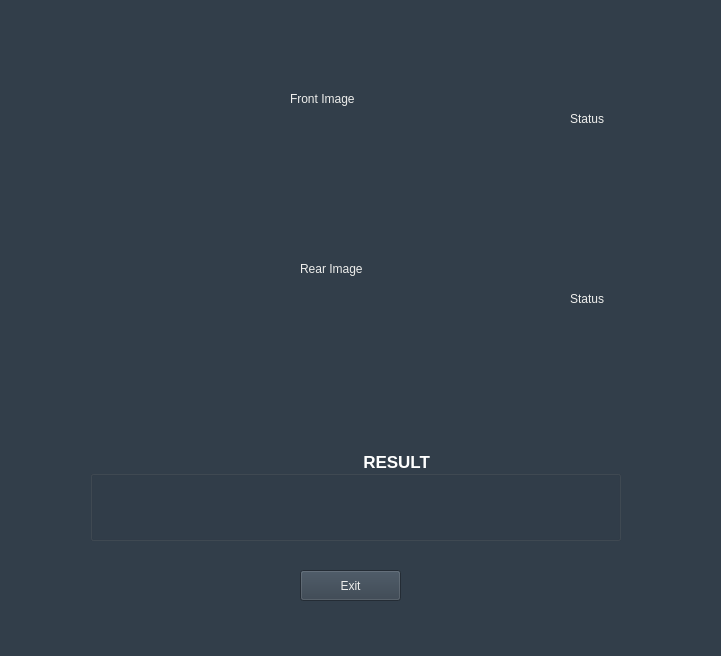
<?xml version="1.0" encoding="UTF-8"?>
<ui version="4.0">
 <class>MainWindow</class>
 <widget class="QMainWindow" name="MainWindow">
  <property name="geometry">
   <rect>
    <x>0</x>
    <y>0</y>
    <width>721</width>
    <height>656</height>
   </rect>
  </property>
  <property name="windowTitle">
   <string>Result</string>
  </property>
  <property name="styleSheet">
   <string notr="true">background-color: rgb(50,62,74,255);</string>
  </property>
  <widget class="QWidget" name="centralwidget">
   <widget class="QLabel" name="label">
    <property name="geometry">
     <rect>
      <x>-30</x>
      <y>0</y>
      <width>791</width>
      <height>71</height>
     </rect>
    </property>
    <property name="text">
     <string/>
    </property>
    <property name="pixmap">
     <pixmap>../assets/Logo.png</pixmap>
    </property>
   </widget>
   <widget class="QLabel" name="label_2">
    <property name="geometry">
     <rect>
      <x>180</x>
      <y>120</y>
      <width>301</width>
      <height>111</height>
     </rect>
    </property>
    <property name="text">
     <string/>
    </property>
   </widget>
   <widget class="QLabel" name="label_3">
    <property name="geometry">
     <rect>
      <x>180</x>
      <y>290</y>
      <width>301</width>
      <height>111</height>
     </rect>
    </property>
    <property name="text">
     <string/>
    </property>
   </widget>
   <widget class="QLabel" name="label_4">
    <property name="geometry">
     <rect>
      <x>290</x>
      <y>90</y>
      <width>81</width>
      <height>17</height>
     </rect>
    </property>
    <property name="styleSheet">
     <string notr="true">color: rgb(238, 238, 236);</string>
    </property>
    <property name="text">
     <string>Front Image</string>
    </property>
   </widget>
   <widget class="QLabel" name="label_5">
    <property name="geometry">
     <rect>
      <x>300</x>
      <y>260</y>
      <width>81</width>
      <height>17</height>
     </rect>
    </property>
    <property name="styleSheet">
     <string notr="true">color: rgb(238, 238, 236);</string>
    </property>
    <property name="text">
     <string>Rear Image</string>
    </property>
   </widget>
   <widget class="QLabel" name="label_6">
    <property name="geometry">
     <rect>
      <x>560</x>
      <y>140</y>
      <width>61</width>
      <height>61</height>
     </rect>
    </property>
    <property name="text">
     <string/>
    </property>
    <property name="pixmap">
     <pixmap>../assets/true.png</pixmap>
    </property>
    <property name="scaledContents">
     <bool>true</bool>
    </property>
   </widget>
   <widget class="QLabel" name="label_8">
    <property name="geometry">
     <rect>
      <x>570</x>
      <y>110</y>
      <width>51</width>
      <height>17</height>
     </rect>
    </property>
    <property name="styleSheet">
     <string notr="true">color: rgb(238, 238, 236);</string>
    </property>
    <property name="text">
     <string>Status</string>
    </property>
   </widget>
   <widget class="QLabel" name="label_7">
    <property name="geometry">
     <rect>
      <x>560</x>
      <y>320</y>
      <width>61</width>
      <height>61</height>
     </rect>
    </property>
    <property name="text">
     <string/>
    </property>
    <property name="pixmap">
     <pixmap>../assets/false.png</pixmap>
    </property>
    <property name="scaledContents">
     <bool>true</bool>
    </property>
   </widget>
   <widget class="QLabel" name="label_9">
    <property name="geometry">
     <rect>
      <x>570</x>
      <y>290</y>
      <width>51</width>
      <height>17</height>
     </rect>
    </property>
    <property name="styleSheet">
     <string notr="true">color: rgb(238, 238, 236);</string>
    </property>
    <property name="text">
     <string>Status</string>
    </property>
   </widget>
   <widget class="QGroupBox" name="groupBox">
    <property name="geometry">
     <rect>
      <x>90</x>
      <y>450</y>
      <width>531</width>
      <height>91</height>
     </rect>
    </property>
    <property name="font">
     <font>
      <pointsize>13</pointsize>
      <weight>75</weight>
      <bold>true</bold>
     </font>
    </property>
    <property name="styleSheet">
     <string notr="true">color: rgb(255, 255, 255);</string>
    </property>
    <property name="title">
     <string>                                                        RESULT</string>
    </property>
   </widget>
   <widget class="QPushButton" name="pushButton">
    <property name="geometry">
     <rect>
      <x>300</x>
      <y>570</y>
      <width>101</width>
      <height>31</height>
     </rect>
    </property>
    <property name="styleSheet">
     <string notr="true">color: rgb(238, 238, 236);</string>
    </property>
    <property name="text">
     <string>Exit</string>
    </property>
   </widget>
  </widget>
  <widget class="QStatusBar" name="statusbar"/>
 </widget>
 <resources/>
 <connections/>
</ui>
